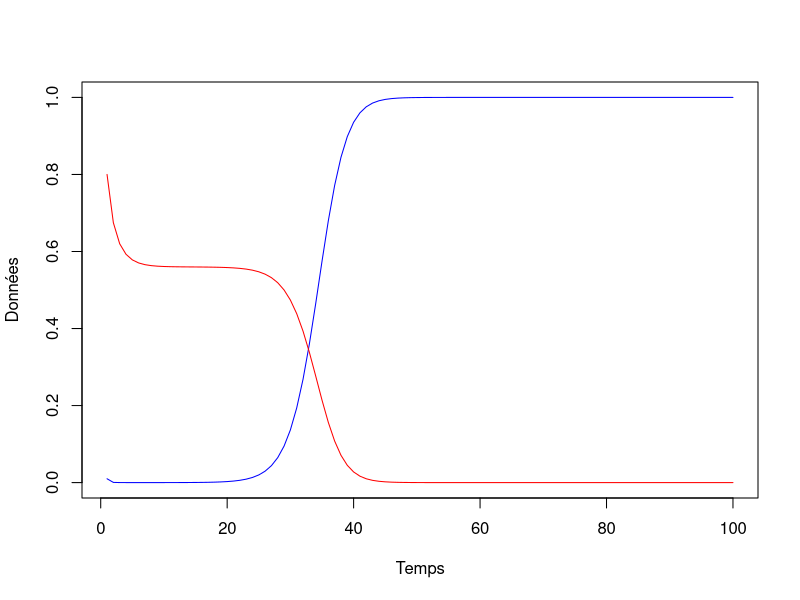

The R script that drew this image:
# projet BIO401

library(deSolve)

interaction_coral <- function(t, vars, parms){
  with(as.list(c(parms, vars)), {
    # Modèle interaction coral
    Y <- 1 - M - C # dY/dt
    dM <- a*M*C - ((P/beta)*M/(M+Y)) + gamma*M*Y # dM/dt
    dC <- r*Y*C - d*C - a*M*C  # dC/dt
    dP <- s*P*(1 - (P/(beta*kmax))) - f*P # dP/dt
    
    # Résultat
    res <- c(dM=dM, dC=dC, dP=dP)
    return(list(res))
  })
}

dessinSol <- function(ic=c(M=0.01,C=0.8,P=1000), times=seq(1:100),func=interaction_coral, 
                      parms=c(a=0.1,
                              beta=1000,
                              d=0.44,
                              r=1,
                              f=0.8,
                              s=0.49,
                              ca=-(3.21),
                              cb=3.65,
                              kmax=17.745,
                              gamma = 0.8,
                              delta=4,557,
                              v=0.9877,
                              hG=0.03,
                              hE=0.01)) {
  soln <- ode(ic, times, func, parms)
  
  plot(x = times, y = soln[,"M"], type = "l", col = "blue",
        xlab = "Temps", ylab = "Données")
  lines(x = times, y = soln[,"C"], type = "l", col = "red")
}

dessinSol()
